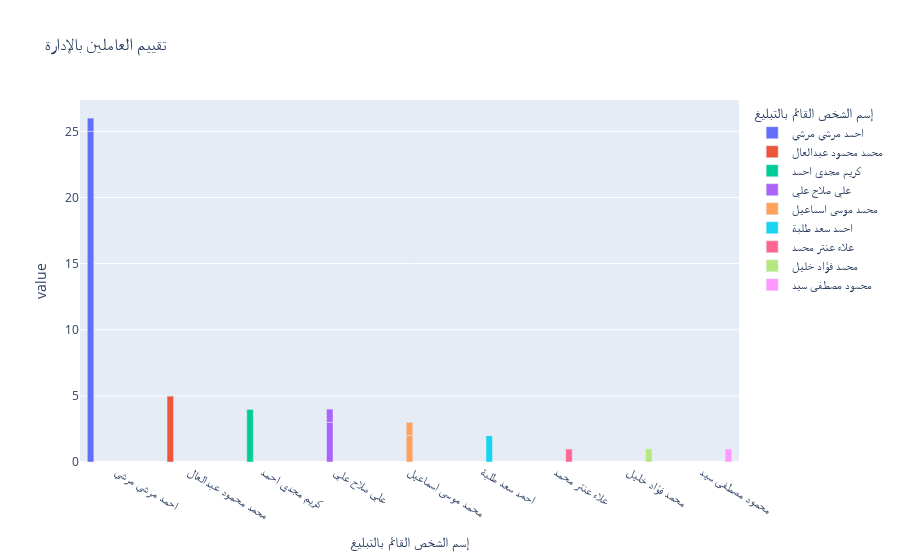

Notebook code for this chart:
### Code cell
px.bar(data_frame=ncr_hse,x='إسم الشخص القائم بالتبليغ',
       y=['Closed', 'Opened'], barmode='group',\
       text_auto=True,color='إسم الشخص القائم بالتبليغ',\
       title='تقييم العاملين باﻹدارة')

### Figure 1 — Plotly figure (JSON) as saved in the notebook; plotly's stock layout.template omitted (floating-point values rounded to 4 significant figures)
{"data": [{"alignmentgroup": "True", "hovertemplate": "إسم الشخص القائم بالتبليغ=%{x}<br>value=%{y}<extra></extra>", "legendgroup": "احمد مرسي مرسي ", "marker": {"color": "#636efa", "pattern": {"shape": ""}}, "name": "احمد مرسي مرسي ", "offsetgroup": "احمد مرسي مرسي ", "orientation": "v", "showlegend": true, "textposition": "auto", "texttemplate": "%{y}", "type": "bar", "x": ["احمد مرسي مرسي ", "احمد مرسي مرسي "], "xaxis": "x", "y": [25, 1], "yaxis": "y"}, {"alignmentgroup": "True", "hovertemplate": "إسم الشخص القائم بالتبليغ=%{x}<br>value=%{y}<extra></extra>", "legendgroup": "محمد محمود عبدالعال", "marker": {"color": "#EF553B", "pattern": {"shape": ""}}, "name": "محمد محمود عبدالعال", "offsetgroup": "محمد محمود عبدالعال", "orientation": "v", "showlegend": true, "textposition": "auto", "texttemplate": "%{y}", "type": "bar", "x": ["محمد محمود عبدالعال", "محمد محمود عبدالعال"], "xaxis": "x", "y": [5, 0], "yaxis": "y"}, {"alignmentgroup": "True", "hovertemplate": "إسم الشخص القائم بالتبليغ=%{x}<br>value=%{y}<extra></extra>", "legendgroup": "كريم مجدي احمد", "marker": {"color": "#00cc96", "pattern": {"shape": ""}}, "name": "كريم مجدي احمد", "offsetgroup": "كريم مجدي احمد", "orientation": "v", "showlegend": true, "textposition": "auto", "texttemplate": "%{y}", "type": "bar", "x": ["كريم مجدي احمد", "كريم مجدي احمد"], "xaxis": "x", "y": [4, 0], "yaxis": "y"}, {"alignmentgroup": "True", "hovertemplate": "إسم الشخص القائم بالتبليغ=%{x}<br>value=%{y}<extra></extra>", "legendgroup": "علي صلاح علي ", "marker": {"color": "#ab63fa", "pattern": {"shape": ""}}, "name": "علي صلاح علي ", "offsetgroup": "علي صلاح علي ", "orientation": "v", "showlegend": true, "textposition": "auto", "texttemplate": "%{y}", "type": "bar", "x": ["علي صلاح علي ", "علي صلاح علي "], "xaxis": "x", "y": [3, 1], "yaxis": "y"}, {"alignmentgroup": "True", "hovertemplate": "إسم الشخص القائم بالتبليغ=%{x}<br>value=%{y}<extra></extra>", "legendgroup": "محمد موسى اسماعيل ", "marker": {"color": "#FFA15A", "pattern": {"shape": ""}}, "name": "محمد موسى اسماعيل ", "offsetgroup": "محمد موسى اسماعيل ", "orientation": "v", "showlegend": true, "textposition": "auto", "texttemplate": "%{y}", "type": "bar", "x": ["محمد موسى اسماعيل ", "محمد موسى اسماعيل "], "xaxis": "x", "y": [2, 1], "yaxis": "y"}, {"alignmentgroup": "True", "hovertemplate": "إسم الشخص القائم بالتبليغ=%{x}<br>value=%{y}<extra></extra>", "legendgroup": "احمد سعد طلبة", "marker": {"color": "#19d3f3", "pattern": {"shape": ""}}, "name": "احمد سعد طلبة", "offsetgroup": "احمد سعد طلبة", "orientation": "v", "showlegend": true, "textposition": "auto", "texttemplate": "%{y}", "type": "bar", "x": ["احمد سعد طلبة", "احمد سعد طلبة"], "xaxis": "x", "y": [2, 0], "yaxis": "y"}, {"alignmentgroup": "True", "hovertemplate": "إسم الشخص القائم بالتبليغ=%{x}<br>value=%{y}<extra></extra>", "legendgroup": "علاء عنتر محمد", "marker": {"color": "#FF6692", "pattern": {"shape": ""}}, "name": "علاء عنتر محمد", "offsetgroup": "علاء عنتر محمد", "orientation": "v", "showlegend": true, "textposition": "auto", "texttemplate": "%{y}", "type": "bar", "x": ["علاء عنتر محمد", "علاء عنتر محمد"], "xaxis": "x", "y": [1, 0], "yaxis": "y"}, {"alignmentgroup": "True", "hovertemplate": "إسم الشخص القائم بالتبليغ=%{x}<br>value=%{y}<extra></extra>", "legendgroup": "محمد فؤاد خليل ", "marker": {"color": "#B6E880", "pattern": {"shape": ""}}, "name": "محمد فؤاد خليل ", "offsetgroup": "محمد فؤاد خليل ", "orientation": "v", "showlegend": true, "textposition": "auto", "texttemplate": "%{y}", "type": "bar", "x": ["محمد فؤاد خليل ", "محمد فؤاد خليل "], "xaxis": "x", "y": [0, 1], "yaxis": "y"}, {"alignmentgroup": "True", "hovertemplate": "إسم الشخص القائم بالتبليغ=%{x}<br>value=%{y}<extra></extra>", "legendgroup": "محمود مصطفى سيد", "marker": {"color": "#FF97FF", "pattern": {"shape": ""}}, "name": "محمود مصطفى سيد", "offsetgroup": "محمود مصطفى سيد", "orientation": "v", "showlegend": true, "textposition": "auto", "texttemplate": "%{y}", "type": "bar", "x": ["محمود مصطفى سيد", "محمود مصطفى سيد"], "xaxis": "x", "y": [1, 0], "yaxis": "y"}], "layout": {"barmode": "group", "legend": {"title": {"text": "إسم الشخص القائم بالتبليغ"}, "tracegroupgap": 0}, "title": {"text": "تقييم العاملين باﻹدارة"}, "xaxis": {"anchor": "y", "categoryarray": ["احمد مرسي مرسي ", "محمد محمود عبدالعال", "كريم مجدي احمد", "علي صلاح علي ", "محمد موسى اسماعيل ", "احمد سعد طلبة", "علاء عنتر محمد", "محمد فؤاد خليل ", "محمود مصطفى سيد"], "categoryorder": "array", "domain": [0, 1], "title": {"text": "إسم الشخص القائم بالتبليغ"}}, "yaxis": {"anchor": "x", "domain": [0, 1], "title": {"text": "value"}}}}
